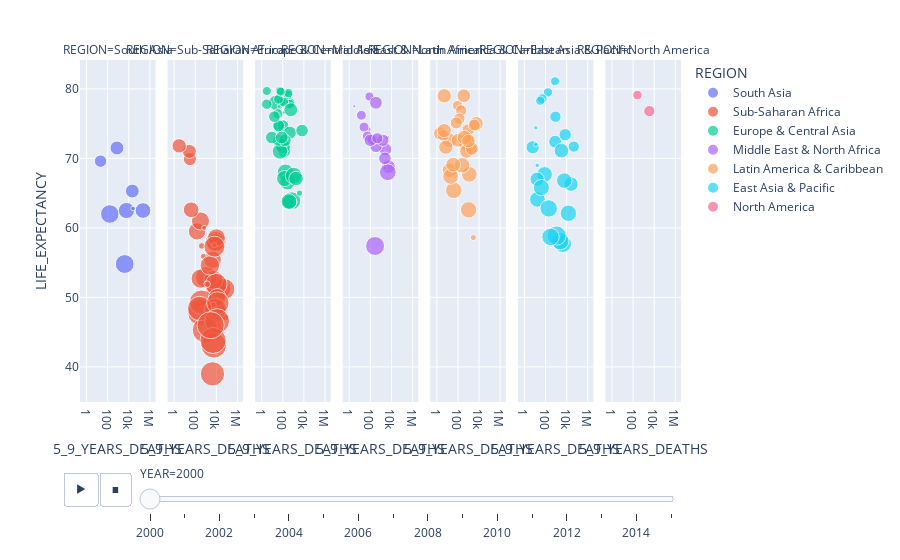

The code cell stored with this chart in its notebook:
### Code cell
fig = px.scatter(death_df, x="5_9_YEARS_DEATHS", y="LIFE_EXPECTANCY", animation_frame="YEAR", animation_group="COUNTRY",
           size="ADULT_MORTALITY", color="REGION", hover_name="COUNTRY", facet_col="REGION",
           log_x=True, size_max=20)
fig.show()

### Figure 1 — Plotly figure (JSON) as saved in the notebook; plotly's stock layout.template omitted (floating-point values rounded to 4 significant figures)
{"data": [{"hovertemplate": "<b>%{hovertext}</b><br><br>REGION=South Asia<br>YEAR=2000<br>5_9_YEARS_DEATHS=%{x}<br>LIFE_EXPECTANCY=%{y}<br>ADULT_MORTALITY=%{marker.size}<extra></extra>", "hovertext": ["Afghanistan", "Bangladesh", "Bhutan", "India", "Sri Lanka", "Maldives", "Nepal", "Pakistan"], "ids": ["Afghanistan", "Bangladesh", "Bhutan", "India", "Sri Lanka", "Maldives", "Nepal", "Pakistan"], "legendgroup": "South Asia", "marker": {"color": "#636efa", "size": [321, 173, 312, 224, 175, 139, 238, 19], "sizemode": "area", "sizeref": 1.808, "symbol": "circle"}, "mode": "markers", "name": "South Asia", "orientation": "v", "showlegend": true, "type": "scatter", "x": [4093, 21673, 159, 222842, 761, 21, 5992, 26005], "xaxis": "x", "y": [54.8, 65.3, 62, 62.5, 71.5, 69.6, 62.5, 62.8], "yaxis": "y"}, {"hovertemplate": "<b>%{hovertext}</b><br><br>REGION=Sub-Saharan Africa<br>YEAR=2000<br>5_9_YEARS_DEATHS=%{x}<br>LIFE_EXPECTANCY=%{y}<br>ADULT_MORTALITY=%{marker.size}<extra></extra>", "hovertext": ["Angola", "Burundi", "Benin", "Burkina Faso", "Botswana", "Central African Republic", "C?te d'Ivoire", "Cameroon", "Congo, Dem. Rep.", "Congo, Rep.", "Comoros", "Cabo Verde", "Eritrea", "Ethiopia", "Gabon", "Ghana", "Guinea", "Gambia", "Guinea-Bissau", "Equatorial Guinea", "Kenya", "Liberia", "Lesotho", "Madagascar", "Mali", "Mozambique", "Mauritania", "Mauritius", "Malawi", "Namibia", "Niger", "Nigeria", "Rwanda", "Sudan", "Senegal", "Sierra Leone", "South Sudan", "Sao Tome and Principe", "Eswatini", "Seychelles", "Chad", "Togo", "Tanzania", "Uganda", "South Africa", "Zambia", "Zimbabwe"], "ids": ["Angola", "Burundi", "Benin", "Burkina Faso", "Botswana", "Central African Republic", "C?te d'Ivoire", "Cameroon", "Congo, Dem. Rep.", "Congo, Rep.", "Comoros", "Cabo Verde", "Eritrea", "Ethiopia", "Gabon", "Ghana", "Guinea", "Gambia", "Guinea-Bissau", "Equatorial Guinea", "Kenya", "Liberia", "Lesotho", "Madagascar", "Mali", "Mozambique", "Mauritania", "Mauritius", "Malawi", "Namibia", "Niger", "Nigeria", "Rwanda", "Sudan", "Senegal", "Sierra Leone", "South Sudan", "Sao Tome and Principe", "Eswatini", "Seychelles", "Chad", "Togo", "Tanzania", "Uganda", "South Africa", "Zambia", "Zimbabwe"], "legendgroup": "Sub-Saharan Africa", "marker": {"color": "#EF553B", "size": [48, 386, 279, 348, 647, 49, 461, 394, 346, 416, 272, 155, 593, 391, 296, 38, 328, 33, 3, 336, 428, 39, 543, 283, 37, 43, 23, 177, 588, 41, 284, 45, 426, 284, 25, 533, 38, 224, 536, 188, 44, 339, 457, 554, 397, 614, 665], "sizemode": "area", "sizeref": 1.808, "symbol": "circle"}, "mode": "markers", "name": "Sub-Saharan Africa", "orientation": "v", "showlegend": true, "type": "scatter", "x": [15696, 8715, 4424, 8953, 358, 1563, 7191, 9509, 28851, 1099, 148, 31, 854, 59510, 313, 6503, 5440, 593, 936, 329, 9781, 1347, 402, 7899, 7420, 11857, 712, 28, 5748, 422, 11943, 72605, 8247, 10195, 6312, 4312, 4992, 41, 263, 3, 7126, 2435, 13925, 11873, 6584, 4867, 2891], "xaxis": "x2", "y": [45.3, 58, 55.4, 51, 47.8, 46, 47.9, 51.4, 51.3, 52.9, 59.5, 69.9, 45.3, 51.2, 61, 57.2, 52.5, 55.9, 52.1, 52.7, 51.9, 51.9, 49.3, 57.9, 49.8, 49, 60, 71, 43.1, 57.4, 50, 47.1, 48.3, 58.6, 57.5, 39, 48.9, 62.6, 48.4, 71.8, 47.6, 54.6, 49.2, 46.6, 57.3, 43.8, 46], "yaxis": "y2"}, {"hovertemplate": "<b>%{hovertext}</b><br><br>REGION=Europe & Central Asia<br>YEAR=2000<br>5_9_YEARS_DEATHS=%{x}<br>LIFE_EXPECTANCY=%{y}<br>ADULT_MORTALITY=%{marker.size}<extra></extra>", "hovertext": ["Albania", "Armenia", "Austria", "Azerbaijan", "Belgium", "Bulgaria", "Bosnia and Herzegovina", "Belarus", "Switzerland", "Cyprus", "Czech Republic", "Germany", "Denmark", "Spain", "Estonia", "Finland", "France", "United Kingdom", "Georgia", "Greece", "Croatia", "Hungary", "Ireland", "Iceland", "Italy", "Kazakhstan", "Kyrgyzstan", "Lithuania", "Luxembourg", "Latvia", "Moldova", "North Macedonia", "Montenegro", "Netherlands", "Norway", "Poland", "Portugal", "Romania", "Russian Federation", "Serbia", "Slovakia", "Slovenia", "Sweden", "Tajikistan", "Turkmenistan", "Turkey", "Ukraine", "Uzbekistan"], "ids": ["Albania", "Armenia", "Austria", "Azerbaijan", "Belgium", "Bulgaria", "Bosnia and Herzegovina", "Belarus", "Switzerland", "Cyprus", "Czech Republic", "Germany", "Denmark", "Spain", "Estonia", "Finland", "France", "United Kingdom", "Georgia", "Greece", "Croatia", "Hungary", "Ireland", "Iceland", "Italy", "Kazakhstan", "Kyrgyzstan", "Lithuania", "Luxembourg", "Latvia", "Moldova", "North Macedonia", "Montenegro", "Netherlands", "Norway", "Poland", "Portugal", "Romania", "Russian Federation", "Serbia", "Slovakia", "Slovenia", "Sweden", "Tajikistan", "Turkmenistan", "Turkey", "Ukraine", "Uzbekistan"], "legendgroup": "Europe & Central Asia", "marker": {"color": "#00cc96", "size": [11, 142, 96, 16, 11, 163, 116, 247, 78, 7, 126, 95, 12, 86, 218, 15, 13, 89, 129, 84, 127, 193, 94, 74, 77, 292, 225, 2, 98, 218, 235, 125, 144, 84, 85, 153, 11, 175, 37, 141, 147, 122, 73, 198, 224, 143, 257, 189], "sizemode": "area", "sizeref": 1.808, "symbol": "circle"}, "mode": "markers", "name": "Europe & Central Asia", "orientation": "v", "showlegend": true, "type": "scatter", "x": [142, 54, 58, 576, 85, 131, 42, 179, 53, 16, 101, 485, 43, 294, 25, 46, 469, 447, 69, 75, 40, 105, 34, 3, 340, 697, 280, 73, 3, 54, 147, 39, 9, 126, 39, 471, 126, 564, 3835, 159, 80, 16, 64, 445, 382, 6652, 1075, 1795], "xaxis": "x3", "y": [72.6, 72, 78.1, 66.6, 77.6, 71.1, 74.6, 68, 79.7, 78.1, 74.7, 78, 76.9, 79.1, 78, 77.5, 78.8, 77.8, 71.8, 78.2, 74.7, 71.7, 76.4, 79.7, 79.4, 63.9, 66.6, 71.6, 77.8, 71, 67.1, 72.6, 73, 78.1, 78.5, 73.7, 76.6, 77, 65, 72.6, 73, 76, 79.6, 63.7, 63.8, 74, 67.5, 67.1], "yaxis": "y3"}, {"hovertemplate": "<b>%{hovertext}</b><br><br>REGION=Middle East & North Africa<br>YEAR=2000<br>5_9_YEARS_DEATHS=%{x}<br>LIFE_EXPECTANCY=%{y}<br>ADULT_MORTALITY=%{marker.size}<extra></extra>", "hovertext": ["United Arab Emirates", "Bahrain", "Djibouti", "Algeria", "Egypt", "Iran, Islamic Rep.", "Iraq", "Israel", "Jordan", "Kuwait", "Lebanon", "Libya", "Morocco", "Malta", "Oman", "Qatar", "Saudi Arabia", "Syrian Arab Republic", "Tunisia", "Yemen"], "ids": ["United Arab Emirates", "Bahrain", "Djibouti", "Algeria", "Egypt", "Iran, Islamic Rep.", "Iraq", "Israel", "Jordan", "Kuwait", "Lebanon", "Libya", "Morocco", "Malta", "Oman", "Qatar", "Saudi Arabia", "Syrian Arab Republic", "Tunisia", "Yemen"], "legendgroup": "Middle East & North Africa", "marker": {"color": "#ab63fa", "size": [17, 92, 325, 145, 171, 15, 144, 76, 133, 96, 112, 148, 16, 8, 138, 88, 11, 136, 112, 252], "sizemode": "area", "sizeref": 1.808, "symbol": "circle"}, "mode": "markers", "name": "Middle East & North Africa", "orientation": "v", "showlegend": true, "type": "scatter", "x": [72, 25, 279, 2670, 5123, 4195, 2382, 82, 342, 53, 162, 336, 2406, 3, 98, 14, 1166, 1535, 458, 4488], "xaxis": "x4", "y": [74.2, 74.5, 57.4, 71.3, 68.8, 73, 70, 78.9, 71.7, 73.2, 72.7, 78, 68.6, 77.5, 72.6, 76.2, 72.6, 72.6, 72.9, 68], "yaxis": "y4"}, {"hovertemplate": "<b>%{hovertext}</b><br><br>REGION=Latin America & Caribbean<br>YEAR=2000<br>5_9_YEARS_DEATHS=%{x}<br>LIFE_EXPECTANCY=%{y}<br>ADULT_MORTALITY=%{marker.size}<extra></extra>", "hovertext": ["Argentina", "Antigua and Barbuda", "Bahamas", "Belize", "Bolivia", "Brazil", "Barbados", "Chile", "Colombia", "Costa Rica", "Cuba", "Dominican Republic", "Ecuador", "Grenada", "Guatemala", "Guyana", "Honduras", "Haiti", "Jamaica", "St. Lucia", "Mexico", "Nicaragua", "Panama", "Peru", "Paraguay", "El Salvador", "Suriname", "Trinidad and Tobago", "Uruguay", "St. Vincent and the Grenadines", "Venezuela, RB"], "ids": ["Argentina", "Antigua and Barbuda", "Bahamas", "Belize", "Bolivia", "Brazil", "Barbados", "Chile", "Colombia", "Costa Rica", "Cuba", "Dominican Republic", "Ecuador", "Grenada", "Guatemala", "Guyana", "Honduras", "Haiti", "Jamaica", "St. Lucia", "Mexico", "Nicaragua", "Panama", "Peru", "Paraguay", "El Salvador", "Suriname", "Trinidad and Tobago", "Uruguay", "St. Vincent and the Grenadines", "Venezuela, RB"], "legendgroup": "Latin America & Caribbean", "marker": {"color": "#FFA15A", "size": [137, 156, 192, 196, 243, 183, 127, 13, 167, 98, 115, 176, 163, 182, 221, 246, 174, 35, 171, 183, 129, 192, 121, 154, 172, 218, 224, 197, 131, 186, 168], "sizemode": "area", "sizeref": 1.808, "symbol": "circle"}, "mode": "markers", "name": "Latin America & Caribbean", "orientation": "v", "showlegend": true, "type": "scatter", "x": [927, 2, 15, 16, 1018, 5338, 4, 300, 1423, 93, 204, 556, 733, 5, 1200, 40, 656, 2853, 102, 7, 3534, 421, 133, 2089, 359, 251, 20, 35, 68, 5, 996], "xaxis": "x5", "y": [74.1, 73.6, 72.6, 68.3, 62.6, 75, 73.3, 77.3, 71.4, 77.6, 76.9, 72, 72.8, 74, 67.7, 65.4, 71, 58.6, 72.6, 71.6, 74.8, 73, 75.7, 71.4, 79, 69, 67.4, 69.1, 75.1, 79, 72.5], "yaxis": "y5"}, {"hovertemplate": "<b>%{hovertext}</b><br><br>REGION=East Asia & Pacific<br>YEAR=2000<br>5_9_YEARS_DEATHS=%{x}<br>LIFE_EXPECTANCY=%{y}<br>ADULT_MORTALITY=%{marker.size}<extra></extra>", "hovertext": ["Australia", "Brunei Darussalam", "China", "Fiji", "Micronesia, Fed. Sts.", "Indonesia", "Japan", "Cambodia", "Kiribati", "Korea, Rep.", "Lao PDR", "Myanmar", "Mongolia", "Malaysia", "New Zealand", "Philippines", "Papua New Guinea", "Singapore", "Solomon Islands", "Thailand", "Timor-Leste", "Tonga", "Vietnam", "Vanuatu", "Samoa"], "ids": ["Australia", "Brunei Darussalam", "China", "Fiji", "Micronesia, Fed. Sts.", "Indonesia", "Japan", "Cambodia", "Kiribati", "Korea, Rep.", "Lao PDR", "Myanmar", "Mongolia", "Malaysia", "New Zealand", "Philippines", "Papua New Guinea", "Singapore", "Solomon Islands", "Thailand", "Timor-Leste", "Tonga", "Vietnam", "Vanuatu", "Samoa"], "legendgroup": "East Asia & Pacific", "marker": {"color": "#19d3f3", "size": [78, 16, 115, 221, 185, 188, 74, 274, 222, 116, 278, 243, 274, 149, 87, 219, 335, 78, 235, 194, 276, 158, 139, 18, 18], "sizemode": "area", "sizeref": 1.808, "symbol": "circle"}, "mode": "markers", "name": "East Asia & Pacific", "orientation": "v", "showlegend": true, "type": "scatter", "x": [171, 12, 47589, 81, 16, 25987, 796, 4401, 17, 869, 2469, 14645, 200, 808, 49, 6000, 1122, 32, 40, 3220, 296, 6, 7271, 16, 12], "xaxis": "x6", "y": [79.5, 74.4, 71.7, 67.7, 67, 66.3, 81.1, 57.7, 64.1, 76, 58.1, 62.1, 62.8, 72.4, 78.6, 66.8, 58.9, 78.3, 65.8, 71.1, 58.7, 71.6, 73.4, 69, 72], "yaxis": "y6"}, {"hovertemplate": "<b>%{hovertext}</b><br><br>REGION=North America<br>YEAR=2000<br>5_9_YEARS_DEATHS=%{x}<br>LIFE_EXPECTANCY=%{y}<br>ADULT_MORTALITY=%{marker.size}<extra></extra>", "hovertext": ["Canada", "United States"], "ids": ["Canada", "United States"], "legendgroup": "North America", "marker": {"color": "#FF6692", "size": [82, 114], "sizemode": "area", "sizeref": 1.808, "symbol": "circle"}, "mode": "markers", "name": "North America", "orientation": "v", "showlegend": true, "type": "scatter", "x": [259, 3418], "xaxis": "x7", "y": [79.1, 76.8], "yaxis": "y7"}], "layout": {"annotations": [{"font": {}, "showarrow": false, "text": "REGION=South Asia", "x": 0.06286, "xanchor": "center", "xref": "paper", "y": 1, "yanchor": "bottom", "yref": "paper"}, {"font": {}, "showarrow": false, "text": "REGION=Sub-Saharan Africa", "x": 0.2086, "xanchor": "center", "xref": "paper", "y": 1, "yanchor": "bottom", "yref": "paper"}, {"font": {}, "showarrow": false, "text": "REGION=Europe & Central Asia", "x": 0.3543, "xanchor": "center", "xref": "paper", "y": 1, "yanchor": "bottom", "yref": "paper"}, {"font": {}, "showarrow": false, "text": "REGION=Middle East & North Africa", "x": 0.5, "xanchor": "center", "xref": "paper", "y": 1, "yanchor": "bottom", "yref": "paper"}, {"font": {}, "showarrow": false, "text": "REGION=Latin America & Caribbean", "x": 0.6457, "xanchor": "center", "xref": "paper", "y": 1, "yanchor": "bottom", "yref": "paper"}, {"font": {}, "showarrow": false, "text": "REGION=East Asia & Pacific", "x": 0.7914, "xanchor": "center", "xref": "paper", "y": 1, "yanchor": "bottom", "yref": "paper"}, {"font": {}, "showarrow": false, "text": "REGION=North America", "x": 0.9371, "xanchor": "center", "xref": "paper", "y": 1, "yanchor": "bottom", "yref": "paper"}], "legend": {"itemsizing": "constant", "title": {"text": "REGION"}, "tracegroupgap": 0}, "margin": {"t": 60}, "sliders": [{"active": 0, "currentvalue": {"prefix": "YEAR="}, "len": 0.9, "pad": {"b": 10, "t": 60}, "steps": [{"args": [["2000"], {"frame": {"duration": 0, "redraw": false}, "fromcurrent": true, "mode": "immediate", "transition": {"duration": 0, "easing": "linear"}}], "label": "2000", "method": "animate"}, {"args": [["2001"], {"frame": {"duration": 0, "redraw": false}, "fromcurrent": true, "mode": "immediate", "transition": {"duration": 0, "easing": "linear"}}], "label": "2001", "method": "animate"}, {"args": [["2002"], {"frame": {"duration": 0, "redraw": false}, "fromcurrent": true, "mode": "immediate", "transition": {"duration": 0, "easing": "linear"}}], "label": "2002", "method": "animate"}, {"args": [["2003"], {"frame": {"duration": 0, "redraw": false}, "fromcurrent": true, "mode": "immediate", "transition": {"duration": 0, "easing": "linear"}}], "label": "2003", "method": "animate"}, {"args": [["2004"], {"frame": {"duration": 0, "redraw": false}, "fromcurrent": true, "mode": "immediate", "transition": {"duration": 0, "easing": "linear"}}], "label": "2004", "method": "animate"}, {"args": [["2005"], {"frame": {"duration": 0, "redraw": false}, "fromcurrent": true, "mode": "immediate", "transition": {"duration": 0, "easing": "linear"}}], "label": "2005", "method": "animate"}, {"args": [["2006"], {"frame": {"duration": 0, "redraw": false}, "fromcurrent": true, "mode": "immediate", "transition": {"duration": 0, "easing": "linear"}}], "label": "2006", "method": "animate"}, {"args": [["2007"], {"frame": {"duration": 0, "redraw": false}, "fromcurrent": true, "mode": "immediate", "transition": {"duration": 0, "easing": "linear"}}], "label": "2007", "method": "animate"}, {"args": [["2008"], {"frame": {"duration": 0, "redraw": false}, "fromcurrent": true, "mode": "immediate", "transition": {"duration": 0, "easing": "linear"}}], "label": "2008", "method": "animate"}, {"args": [["2009"], {"frame": {"duration": 0, "redraw": false}, "fromcurrent": true, "mode": "immediate", "transition": {"duration": 0, "easing": "linear"}}], "label": "2009", "method": "animate"}, {"args": [["2010"], {"frame": {"duration": 0, "redraw": false}, "fromcurrent": true, "mode": "immediate", "transition": {"duration": 0, "easing": "linear"}}], "label": "2010", "method": "animate"}, {"args": [["2011"], {"frame": {"duration": 0, "redraw": false}, "fromcurrent": true, "mode": "immediate", "transition": {"duration": 0, "easing": "linear"}}], "label": "2011", "method": "animate"}, {"args": [["2012"], {"frame": {"duration": 0, "redraw": false}, "fromcurrent": true, "mode": "immediate", "transition": {"duration": 0, "easing": "linear"}}], "label": "2012", "method": "animate"}, {"args": [["2013"], {"frame": {"duration": 0, "redraw": false}, "fromcurrent": true, "mode": "immediate", "transition": {"duration": 0, "easing": "linear"}}], "label": "2013", "method": "animate"}, {"args": [["2014"], {"frame": {"duration": 0, "redraw": false}, "fromcurrent": true, "mode": "immediate", "transition": {"duration": 0, "easing": "linear"}}], "label": "2014", "method": "animate"}, {"args": [["2015"], {"frame": {"duration": 0, "redraw": false}, "fromcurrent": true, "mode": "immediate", "transition": {"duration": 0, "easing": "linear"}}], "label": "2015", "method": "animate"}], "x": 0.1, "xanchor": "left", "y": 0, "yanchor": "top"}], "updatemenus": [{"buttons": [{"args": [null, {"frame": {"duration": 500, "redraw": false}, "fromcurrent": true, "mode": "immediate", "transition": {"duration": 500, "easing": "linear"}}], "label": "&#9654;", "method": "animate"}, {"args": [[null], {"frame": {"duration": 0, "redraw": false}, "fromcurrent": true, "mode": "immediate", "transition": {"duration": 0, "easing": "linear"}}], "label": "&#9724;", "method": "animate"}], "direction": "left", "pad": {"r": 10, "t": 70}, "showactive": false, "type": "buttons", "x": 0.1, "xanchor": "right", "y": 0, "yanchor": "top"}], "xaxis": {"anchor": "y", "domain": [0, 0.1257], "title": {"text": "5_9_YEARS_DEATHS"}, "type": "log"}, "xaxis2": {"anchor": "y2", "domain": [0.1457, 0.2714], "matches": "x", "title": {"text": "5_9_YEARS_DEATHS"}, "type": "log"}, "xaxis3": {"anchor": "y3", "domain": [0.2914, 0.4171], "matches": "x", "title": {"text": "5_9_YEARS_DEATHS"}, "type": "log"}, "xaxis4": {"anchor": "y4", "domain": [0.4371, 0.5629], "matches": "x", "title": {"text": "5_9_YEARS_DEATHS"}, "type": "log"}, "xaxis5": {"anchor": "y5", "domain": [0.5829, 0.7086], "matches": "x", "title": {"text": "5_9_YEARS_DEATHS"}, "type": "log"}, "xaxis6": {"anchor": "y6", "domain": [0.7286, 0.8543], "matches": "x", "title": {"text": "5_9_YEARS_DEATHS"}, "type": "log"}, "xaxis7": {"anchor": "y7", "domain": [0.8743, 1.0], "matches": "x", "title": {"text": "5_9_YEARS_DEATHS"}, "type": "log"}, "yaxis": {"anchor": "x", "domain": [0, 1], "title": {"text": "LIFE_EXPECTANCY"}}, "yaxis2": {"anchor": "x2", "domain": [0, 1], "matches": "y", "showticklabels": false}, "yaxis3": {"anchor": "x3", "domain": [0, 1], "matches": "y", "showticklabels": false}, "yaxis4": {"anchor": "x4", "domain": [0, 1], "matches": "y", "showticklabels": false}, "yaxis5": {"anchor": "x5", "domain": [0, 1], "matches": "y", "showticklabels": false}, "yaxis6": {"anchor": "x6", "domain": [0, 1], "matches": "y", "showticklabels": false}, "yaxis7": {"anchor": "x7", "domain": [0, 1], "matches": "y", "showticklabels": false}}}
